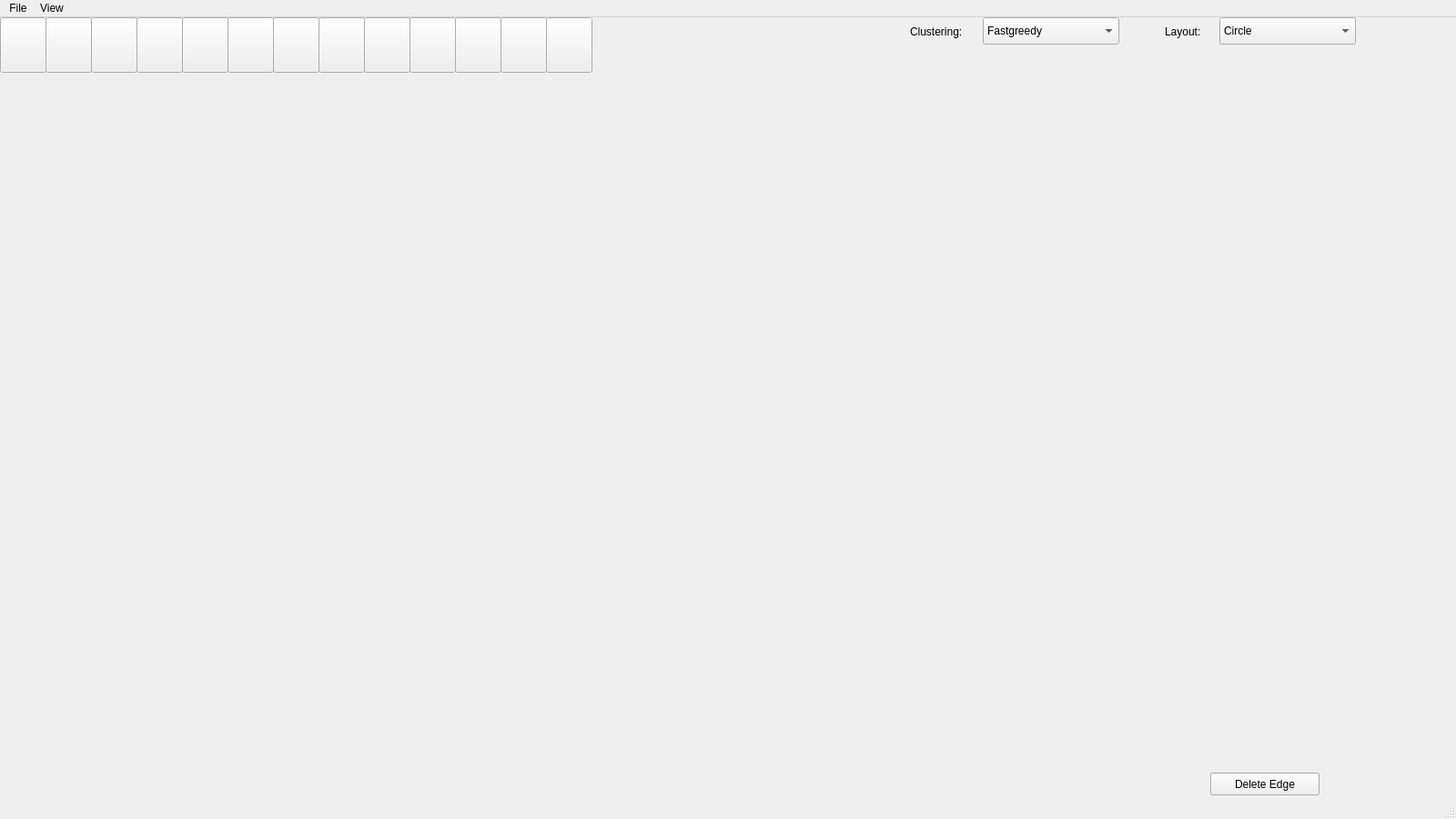
<?xml version="1.0" encoding="UTF-8"?>
<ui version="4.0">
 <class>MainWindow</class>
 <widget class="QMainWindow" name="MainWindow">
  <property name="geometry">
   <rect>
    <x>0</x>
    <y>0</y>
    <width>1600</width>
    <height>900</height>
   </rect>
  </property>
  <property name="windowTitle">
   <string>MainWindow</string>
  </property>
  <widget class="QWidget" name="containingwidget">
   <widget class="QWidget" name="centralWidget" native="true">
    <property name="geometry">
     <rect>
      <x>0</x>
      <y>60</y>
      <width>1331</width>
      <height>791</height>
     </rect>
    </property>
   </widget>
   <widget class="QWidget" name="gridLayoutWidget">
    <property name="geometry">
     <rect>
      <x>1330</x>
      <y>60</y>
      <width>261</width>
      <height>771</height>
     </rect>
    </property>
    <layout class="QGridLayout" name="infoLayout"/>
   </widget>
   <widget class="QPushButton" name="shortestPath">
    <property name="geometry">
     <rect>
      <x>0</x>
      <y>0</y>
      <width>51</width>
      <height>61</height>
     </rect>
    </property>
    <property name="text">
     <string/>
    </property>
   </widget>
   <widget class="QPushButton" name="zoomIn">
    <property name="geometry">
     <rect>
      <x>50</x>
      <y>0</y>
      <width>51</width>
      <height>61</height>
     </rect>
    </property>
    <property name="text">
     <string/>
    </property>
   </widget>
   <widget class="QPushButton" name="zoomOut">
    <property name="geometry">
     <rect>
      <x>100</x>
      <y>0</y>
      <width>51</width>
      <height>61</height>
     </rect>
    </property>
    <property name="text">
     <string/>
    </property>
   </widget>
   <widget class="QPushButton" name="resetZoom">
    <property name="geometry">
     <rect>
      <x>150</x>
      <y>0</y>
      <width>51</width>
      <height>61</height>
     </rect>
    </property>
    <property name="text">
     <string/>
    </property>
   </widget>
   <widget class="QPushButton" name="addNode">
    <property name="geometry">
     <rect>
      <x>200</x>
      <y>0</y>
      <width>51</width>
      <height>61</height>
     </rect>
    </property>
    <property name="text">
     <string/>
    </property>
   </widget>
   <widget class="QPushButton" name="addLink">
    <property name="geometry">
     <rect>
      <x>250</x>
      <y>0</y>
      <width>51</width>
      <height>61</height>
     </rect>
    </property>
    <property name="text">
     <string/>
    </property>
   </widget>
   <widget class="QComboBox" name="layout">
    <property name="geometry">
     <rect>
      <x>1340</x>
      <y>0</y>
      <width>150</width>
      <height>30</height>
     </rect>
    </property>
    <item>
     <property name="text">
      <string>Circle</string>
     </property>
    </item>
    <item>
     <property name="text">
      <string>Distributed Recursive Layout</string>
     </property>
    </item>
    <item>
     <property name="text">
      <string>Fruchterman Reingold</string>
     </property>
    </item>
    <item>
     <property name="text">
      <string>Fruchterman Reingold 3D</string>
     </property>
    </item>
    <item>
     <property name="text">
      <string>Kamada Kawai</string>
     </property>
    </item>
    <item>
     <property name="text">
      <string>Kamada Kawai 3D</string>
     </property>
    </item>
    <item>
     <property name="text">
      <string>Large Graph Layout</string>
     </property>
    </item>
    <item>
     <property name="text">
      <string>Random</string>
     </property>
    </item>
    <item>
     <property name="text">
      <string>Random 3D</string>
     </property>
    </item>
    <item>
     <property name="text">
      <string>Reingold Tilford</string>
     </property>
    </item>
    <item>
     <property name="text">
      <string>Reingold Tilford Circular</string>
     </property>
    </item>
    <item>
     <property name="text">
      <string>Sphere</string>
     </property>
    </item>
   </widget>
   <widget class="QComboBox" name="cluster">
    <property name="geometry">
     <rect>
      <x>1080</x>
      <y>0</y>
      <width>150</width>
      <height>30</height>
     </rect>
    </property>
    <item>
     <property name="text">
      <string>Fastgreedy</string>
     </property>
    </item>
    <item>
     <property name="text">
      <string>Infomap</string>
     </property>
    </item>
    <item>
     <property name="text">
      <string>Label Propagation</string>
     </property>
    </item>
    <item>
     <property name="text">
      <string>Multilevel</string>
     </property>
    </item>
    <item>
     <property name="text">
      <string>Edge Betweenness</string>
     </property>
    </item>
    <item>
     <property name="text">
      <string>Walktrap</string>
     </property>
    </item>
   </widget>
   <widget class="QPushButton" name="deleteNode">
    <property name="geometry">
     <rect>
      <x>1330</x>
      <y>830</y>
      <width>120</width>
      <height>25</height>
     </rect>
    </property>
    <property name="text">
     <string>Delete Vertex</string>
    </property>
   </widget>
   <widget class="QPushButton" name="deleteLink">
    <property name="geometry">
     <rect>
      <x>1330</x>
      <y>830</y>
      <width>120</width>
      <height>25</height>
     </rect>
    </property>
    <property name="text">
     <string>Delete Edge</string>
    </property>
   </widget>
   <widget class="QPushButton" name="addAttribute">
    <property name="geometry">
     <rect>
      <x>300</x>
      <y>0</y>
      <width>51</width>
      <height>61</height>
     </rect>
    </property>
    <property name="text">
     <string/>
    </property>
   </widget>
   <widget class="QPushButton" name="assignAttributeValue">
    <property name="geometry">
     <rect>
      <x>350</x>
      <y>0</y>
      <width>51</width>
      <height>61</height>
     </rect>
    </property>
    <property name="text">
     <string/>
    </property>
   </widget>
   <widget class="QPushButton" name="changeNodeColor">
    <property name="geometry">
     <rect>
      <x>400</x>
      <y>0</y>
      <width>51</width>
      <height>61</height>
     </rect>
    </property>
    <property name="text">
     <string/>
    </property>
   </widget>
   <widget class="QPushButton" name="selectionMode">
    <property name="geometry">
     <rect>
      <x>450</x>
      <y>0</y>
      <width>51</width>
      <height>61</height>
     </rect>
    </property>
    <property name="text">
     <string/>
    </property>
   </widget>
   <widget class="QPushButton" name="realTimeMode">
    <property name="geometry">
     <rect>
      <x>600</x>
      <y>0</y>
      <width>51</width>
      <height>61</height>
     </rect>
    </property>
    <property name="text">
     <string/>
    </property>
   </widget>
   <widget class="QLabel" name="label">
    <property name="geometry">
     <rect>
      <x>1280</x>
      <y>0</y>
      <width>61</width>
      <height>31</height>
     </rect>
    </property>
    <property name="text">
     <string>Layout:</string>
    </property>
   </widget>
   <widget class="QLabel" name="label_2">
    <property name="geometry">
     <rect>
      <x>1000</x>
      <y>0</y>
      <width>81</width>
      <height>31</height>
     </rect>
    </property>
    <property name="text">
     <string>Clustering:</string>
    </property>
   </widget>
   <widget class="QPushButton" name="Crop">
    <property name="geometry">
     <rect>
      <x>500</x>
      <y>0</y>
      <width>51</width>
      <height>61</height>
     </rect>
    </property>
    <property name="text">
     <string/>
    </property>
   </widget>
   <widget class="QPushButton" name="reverseCrop">
    <property name="geometry">
     <rect>
      <x>550</x>
      <y>0</y>
      <width>51</width>
      <height>61</height>
     </rect>
    </property>
    <property name="text">
     <string/>
    </property>
   </widget>
  </widget>
  <widget class="QMenuBar" name="menubar">
   <property name="geometry">
    <rect>
     <x>0</x>
     <y>0</y>
     <width>1600</width>
     <height>22</height>
    </rect>
   </property>
   <widget class="QMenu" name="menuFile">
    <property name="title">
     <string>File</string>
    </property>
    <addaction name="actionOpen"/>
    <addaction name="actionSave"/>
    <addaction name="actionExit"/>
   </widget>
   <widget class="QMenu" name="menuView">
    <property name="title">
     <string>View</string>
    </property>
    <widget class="QMenu" name="menuStatistics">
     <property name="title">
      <string>Statistics</string>
     </property>
     <widget class="QMenu" name="menuBar">
      <property name="title">
       <string>Bar</string>
      </property>
      <addaction name="actionVertex_Label"/>
      <addaction name="actionVertex_Country"/>
      <addaction name="actionEdge_Link_Speed_Raw"/>
      <addaction name="actionEdge_Weight"/>
      <addaction name="actionEdge_Key"/>
      <addaction name="actionEdge_Label"/>
     </widget>
     <addaction name="menuBar"/>
    </widget>
    <addaction name="menuStatistics"/>
    <addaction name="actionGradient_and_Thickness"/>
    <addaction name="actionShow_Availability"/>
    <addaction name="actionRevert"/>
   </widget>
   <addaction name="menuFile"/>
   <addaction name="menuView"/>
  </widget>
  <widget class="QStatusBar" name="statusbar"/>
  <action name="actionOpen">
   <property name="text">
    <string>Open</string>
   </property>
  </action>
  <action name="actionSave">
   <property name="text">
    <string>Save</string>
   </property>
  </action>
  <action name="actionExit">
   <property name="text">
    <string>Exit</string>
   </property>
  </action>
  <action name="actionPie_Chart">
   <property name="text">
    <string>Pie Chart</string>
   </property>
  </action>
  <action name="actionVertex_Label">
   <property name="text">
    <string>Vertex Label</string>
   </property>
  </action>
  <action name="actionVertex_Country">
   <property name="text">
    <string>Vertex Country</string>
   </property>
  </action>
  <action name="actionEdge_Link_Speed_Raw">
   <property name="text">
    <string>Edge Link Speed Raw</string>
   </property>
  </action>
  <action name="actionEdge_Weight">
   <property name="text">
    <string>Edge Weight</string>
   </property>
  </action>
  <action name="actionEdge_Key">
   <property name="text">
    <string>Edge Key</string>
   </property>
  </action>
  <action name="actionEdge_Label">
   <property name="text">
    <string>Edge Label</string>
   </property>
  </action>
  <action name="actionAvailability">
   <property name="text">
    <string>Availability</string>
   </property>
  </action>
  <action name="actionRevert">
   <property name="text">
    <string>Revert</string>
   </property>
  </action>
  <action name="actionThickness_of_edge">
   <property name="text">
    <string>Thickness of edge</string>
   </property>
  </action>
  <action name="actionGradient_of_edge">
   <property name="text">
    <string>Gradient of edge</string>
   </property>
  </action>
  <action name="actionGradient_and_Thickness">
   <property name="text">
    <string>Gradient and Thickness</string>
   </property>
  </action>
  <action name="actionThickness">
   <property name="text">
    <string>Thickness</string>
   </property>
  </action>
  <action name="actionExport">
   <property name="text">
    <string>Export</string>
   </property>
  </action>
  <action name="actionShow_Availability">
   <property name="text">
    <string>Show Availability</string>
   </property>
  </action>
 </widget>
 <resources/>
 <connections/>
</ui>
